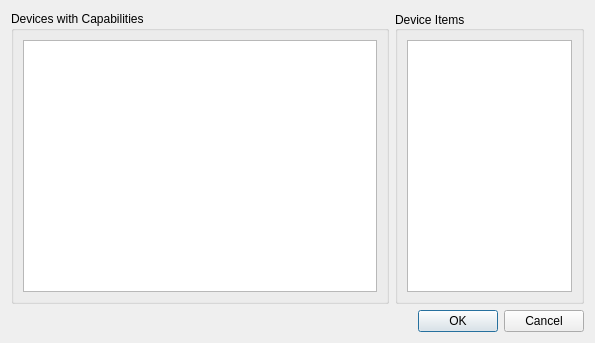
<?xml version="1.0" encoding="UTF-8"?>
<ui version="4.0">
 <class>Dialog</class>
 <widget class="QDialog" name="Dialog">
  <property name="geometry">
   <rect>
    <x>0</x>
    <y>0</y>
    <width>595</width>
    <height>343</height>
   </rect>
  </property>
  <property name="windowTitle">
   <string>Dialog</string>
  </property>
  <layout class="QVBoxLayout" name="verticalLayout">
   <item>
    <layout class="QHBoxLayout" name="horizontalLayout">
     <item>
      <widget class="QGroupBox" name="devicesGroupBox">
       <property name="sizePolicy">
        <sizepolicy hsizetype="Preferred" vsizetype="Expanding">
         <horstretch>4</horstretch>
         <verstretch>0</verstretch>
        </sizepolicy>
       </property>
       <property name="title">
        <string>Devices with Capabilities</string>
       </property>
       <property name="flat">
        <bool>false</bool>
       </property>
       <layout class="QHBoxLayout" name="horizontalLayout_2">
        <item>
         <widget class="QListWidget" name="deviceNames">
          <property name="sizePolicy">
           <sizepolicy hsizetype="Expanding" vsizetype="Expanding">
            <horstretch>0</horstretch>
            <verstretch>0</verstretch>
           </sizepolicy>
          </property>
          <property name="sizeIncrement">
           <size>
            <width>0</width>
            <height>0</height>
           </size>
          </property>
         </widget>
        </item>
       </layout>
      </widget>
     </item>
     <item>
      <widget class="QGroupBox" name="scenesGroupBox">
       <property name="sizePolicy">
        <sizepolicy hsizetype="Preferred" vsizetype="Expanding">
         <horstretch>2</horstretch>
         <verstretch>0</verstretch>
        </sizepolicy>
       </property>
       <property name="title">
        <string>Device Items</string>
       </property>
       <property name="alignment">
        <set>Qt::AlignLeading|Qt::AlignLeft|Qt::AlignVCenter</set>
       </property>
       <property name="flat">
        <bool>false</bool>
       </property>
       <property name="checkable">
        <bool>false</bool>
       </property>
       <layout class="QHBoxLayout" name="horizontalLayout_3">
        <item>
         <widget class="QListWidget" name="capaNames">
          <property name="sizePolicy">
           <sizepolicy hsizetype="Expanding" vsizetype="Expanding">
            <horstretch>0</horstretch>
            <verstretch>0</verstretch>
           </sizepolicy>
          </property>
         </widget>
        </item>
       </layout>
      </widget>
     </item>
    </layout>
   </item>
   <item>
    <widget class="QDialogButtonBox" name="buttonBox">
     <property name="orientation">
      <enum>Qt::Horizontal</enum>
     </property>
     <property name="standardButtons">
      <set>QDialogButtonBox::Cancel|QDialogButtonBox::Ok</set>
     </property>
    </widget>
   </item>
  </layout>
 </widget>
 <resources/>
 <connections>
  <connection>
   <sender>buttonBox</sender>
   <signal>rejected()</signal>
   <receiver>Dialog</receiver>
   <slot>reject()</slot>
   <hints>
    <hint type="sourcelabel">
     <x>316</x>
     <y>260</y>
    </hint>
    <hint type="destinationlabel">
     <x>286</x>
     <y>274</y>
    </hint>
   </hints>
  </connection>
  <connection>
   <sender>buttonBox</sender>
   <signal>accepted()</signal>
   <receiver>Dialog</receiver>
   <slot>accept()</slot>
   <hints>
    <hint type="sourcelabel">
     <x>248</x>
     <y>254</y>
    </hint>
    <hint type="destinationlabel">
     <x>157</x>
     <y>274</y>
    </hint>
   </hints>
  </connection>
 </connections>
</ui>
